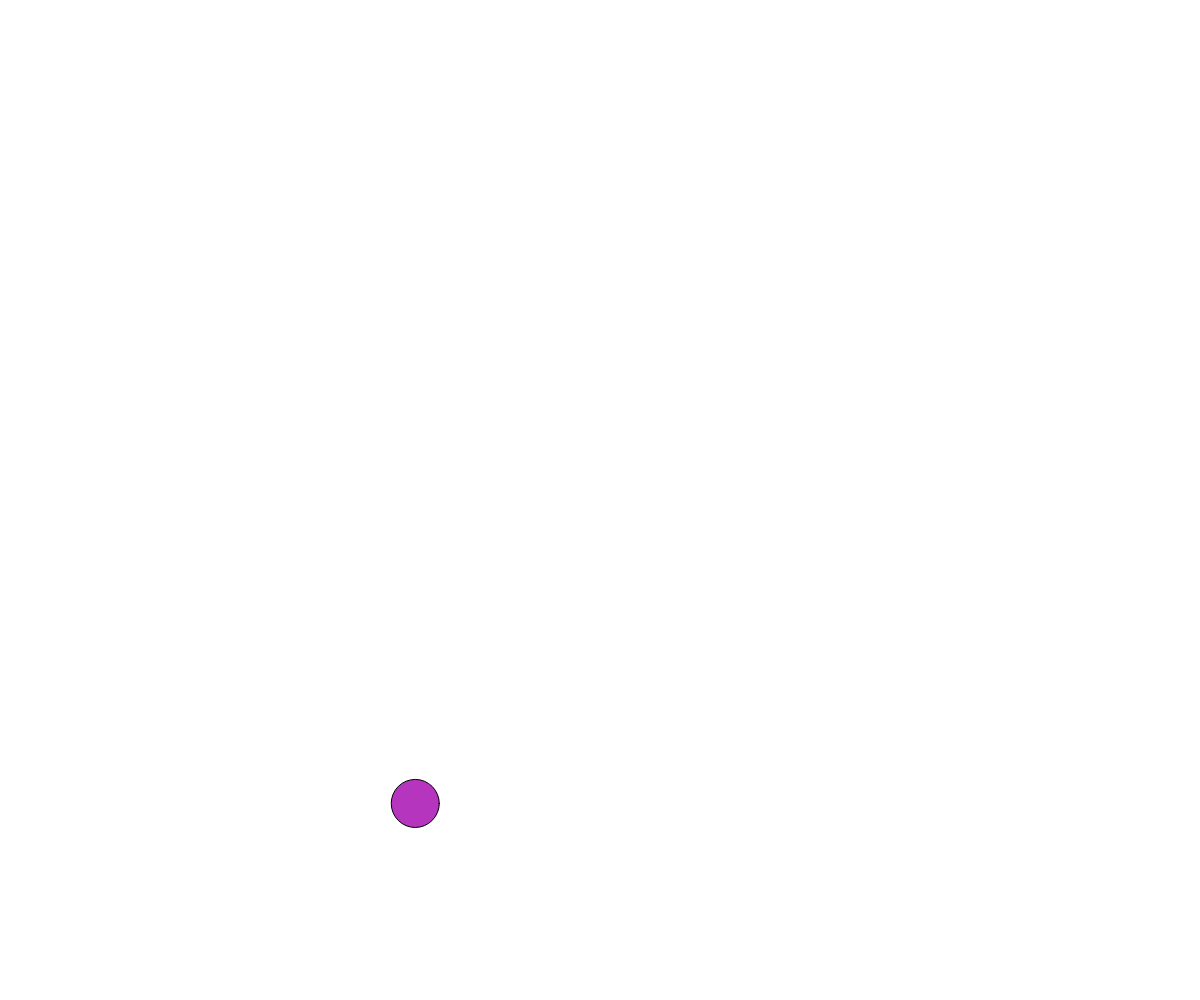
Frame 1 (no input)
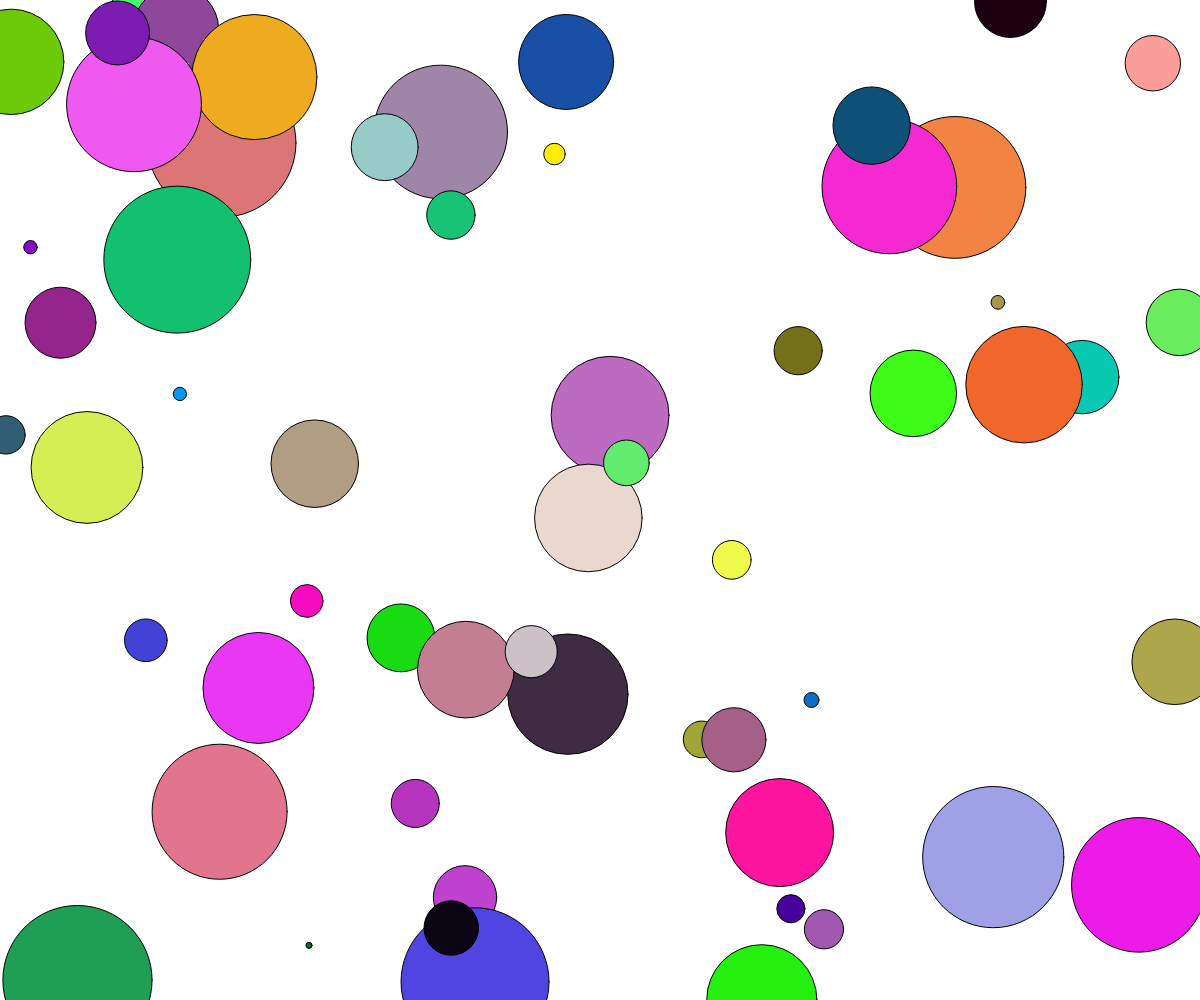
Frame 60 (no input)
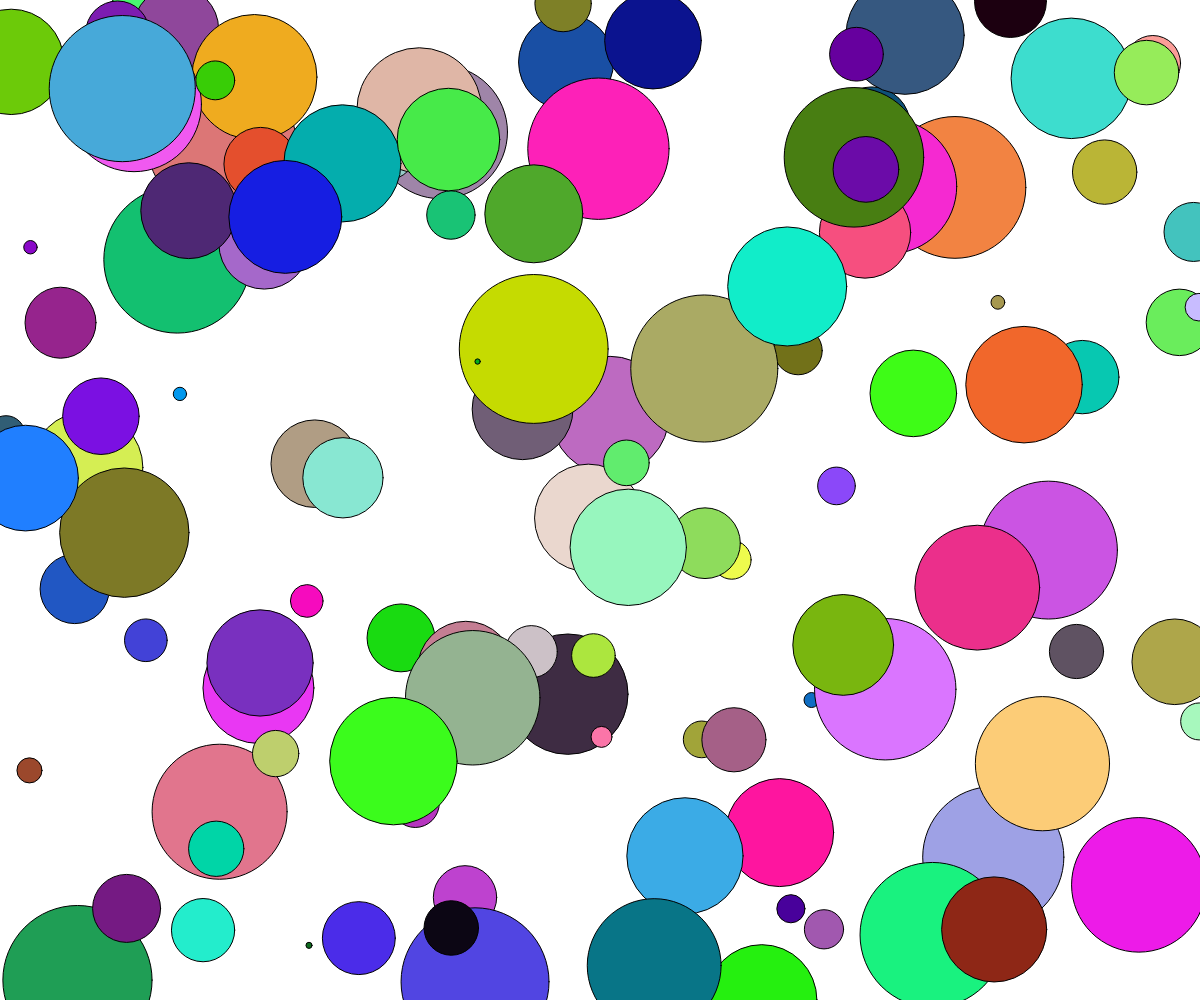
Frame 120 (the mouse pressed at the canvas centre since frame 60)

The p5.js sketch that drew these frames (run headless with seeded random() and noise() and a simulated clock; from frame 60 on, the mouse is pressed at the canvas centre):

// p5.js sketch
// ── sketch.js
// Project Title
// Your Name
// Date
//
// Extra for Experts:
// - describe what you did to take this project "above and beyond"


async function setup() {
  createCanvas(windowWidth, windowHeight);
}

function draw() {
  fill(random(255), random(255), random(255));
  circle(random(windowWidth),random(windowHeight), random(5, 150));
  

}
